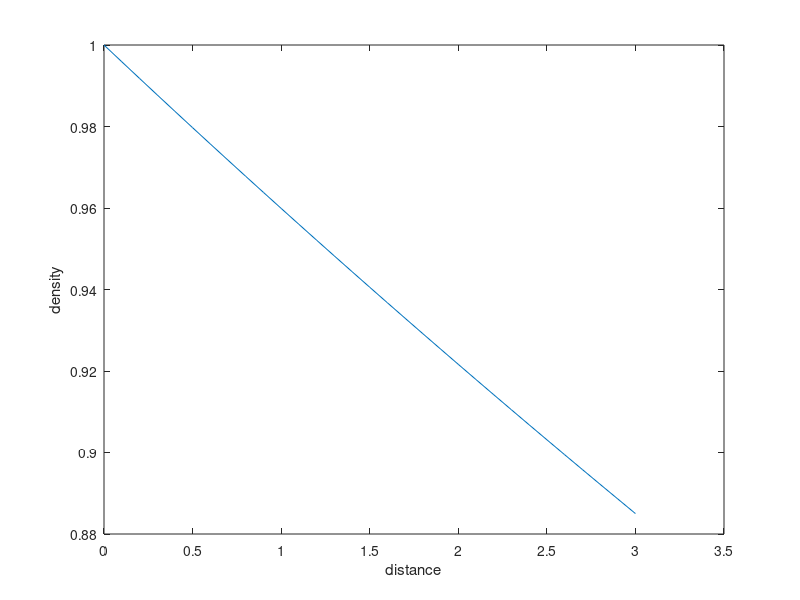
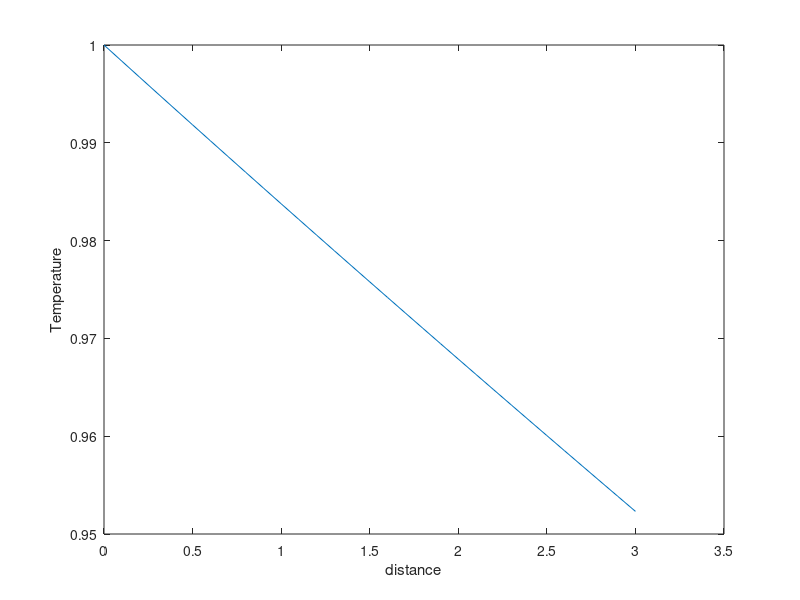
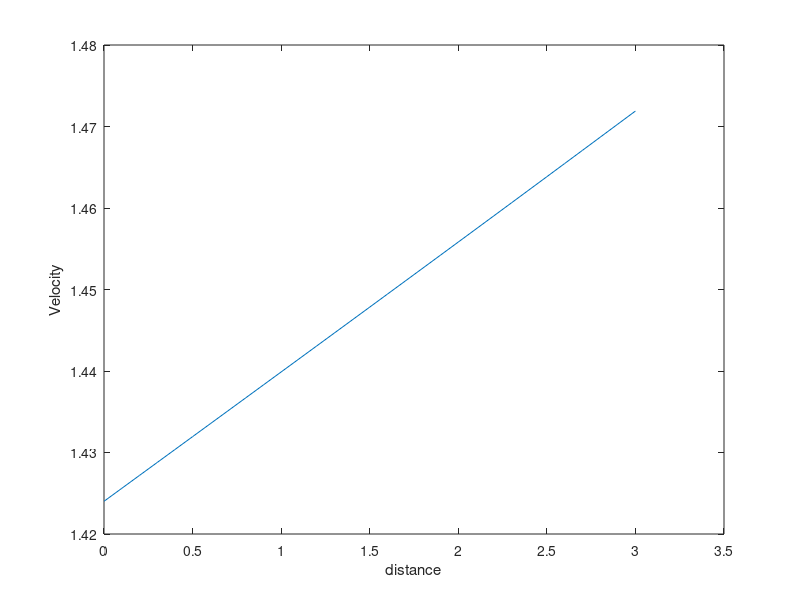
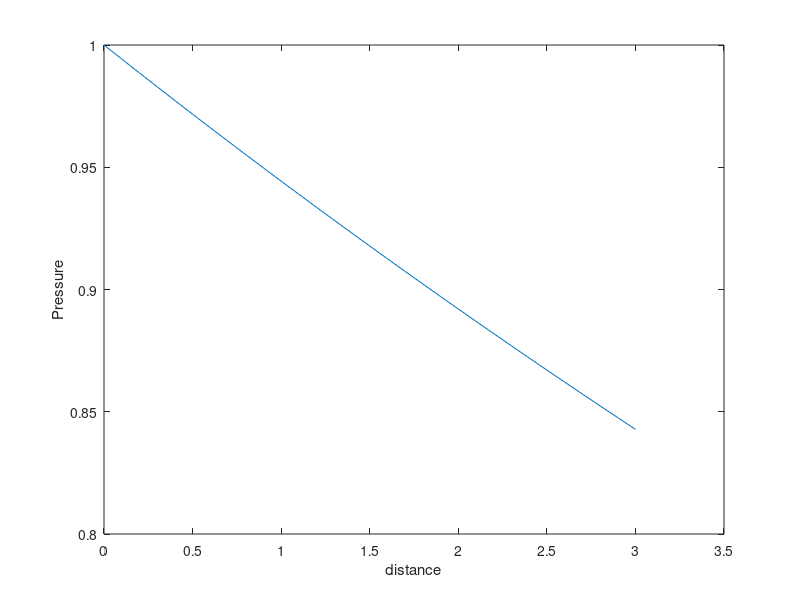

These charts were generated, in order, by the following MATLAB code:
A1=@(x) (-3.642e-8*x^4+1.68e-5*x^3-0.004032*x^2+0.5243*x+35.04)^2/35^2;%area contour of the nozzle

rho1=@(x) 1-0.3146*x;%initial conditions for density
T1=@(x) 1-0.23*x;%initial conditions for temperature
V1=@(x) (0.1+1.09*x)*sqrt(1-0.23*x);%initial conditions for velocity

g=1.4;
R=287;
L=3;%length of nozzle
Nsteps=30;%number of steps
dx=L/Nsteps;
dt=[];
rho=[];
T=[];
V=[];
A=[];
X=[];
ts=1400;%time steps

for i=1:Nsteps+1
    rho(i)=rho1((i-1)*dx);
    T(i)=T1((i-1)*dx);
    V(i)=V1((i-1)*dx);
    A(i)=A1((i-1)*dx);
end
for j=1:ts
    for i= 1:Nsteps+1
        dt(i)=0.5*dx/(sqrt(T(i))+V(i));
    end
        Dt=min(dt);
        %predictor step
    for i=1:Nsteps
        drdt(i) = -rho(i)*((V(i+1)-V(i))/dx)-rho(i)*V(i)*((log(A(i+1))-log(A(i)))/dx)-V(i)*((rho(i+1)-rho(i))/dx);
        dvdt(i) = -V(i)*((V(i+1)-V(i))/dx)-(1/g)*(((T(i+1)-T(i))/dx)+(T(i)/rho(i))*((rho(i+1)-rho(i))/dx));
        dTdt(i) = -V(i)*((T(i+1)-T(i))/dx)-(g-1)*T(i)*(((V(i+1)-V(i))/dx)+V(i)*((log(A(i+1))-log(A(i)))/dx));

        rho_(i)=rho(i)+drdt(i)*Dt;%predicted density
        V_(i)=V(i)+dvdt(i)*Dt;%predicted velocity
        T_(i)=T(i)+dTdt(i)*Dt;%predicted temperature
    end
        %corrector step
    for i=2:Nsteps
        drdt_(i)=-rho_(i)*((V_(i)-V_((i-1)))/dx)-rho_(i)*V_(i)*((log(A(i))-log(A(i-1)))/dx)-V_(i)*((rho_(i)-rho_(i-1))/dx);
        dvdt_(i)=-V_(i)*((V_(i)-V_(i-1))/dx)-(1/g)*(((T_(i)-T_(i-1))/dx)+(T_(i)/rho_(i))*((rho_(i)-rho_(i-1))/dx));
        dTdt_(i)=-V_(i)*((T_(i)-T_(i-1))/dx)-(g-1)*T_(i)*(((V_(i)-V_(i-1))/dx)+V_(i)*((log(A(i))-log(A(i-1)))/dx));

        drdtavg(i)=0.5*(drdt(i)+drdt_(i));
        dvdtavg(i)=0.5*(dvdt(i)+dvdt_(i));
        dTdtavg(i)=0.5*(dTdt(i)+dTdt_(i));

        rho(i)=rho(i)+drdtavg(i)*Dt;
        V(i)=V(i)+dvdtavg(i)*Dt;
        T(i)=T(i)+dTdtavg(i)*Dt;
    end    
        %boundary values
    V(1)=2*V(2)-V(3);
    V(Nsteps+1)=2*V(Nsteps)-V(Nsteps-1);
    rho(Nsteps+1)=2*rho(Nsteps)-rho(Nsteps-1);
    T(Nsteps+1)=2*T(Nsteps)-T(Nsteps-1);
   
    ts=ts+1;
end

X(1)=0;
for i=2:Nsteps+1
    X(i)=X(i-1)+dx;
end
for i=1:Nsteps+1
    M(i)=V(i)/(sqrt(T(i)));
    P(i)=rho(i)*T(i);
end
disp('rho=')
disp(rho)
disp('T=')
disp(T)
disp('V=')
disp(V)
disp('P=')
disp(P)
figure();
plot(X,rho)
xlabel('distance')
ylabel('density')
figure();
plot(X,T)
xlabel('distance')
ylabel('Temperature')
figure();
plot(X,V)
xlabel('distance')
ylabel('Velocity')
figure();
plot(X,P)
xlabel('distance')
ylabel('Pressure')